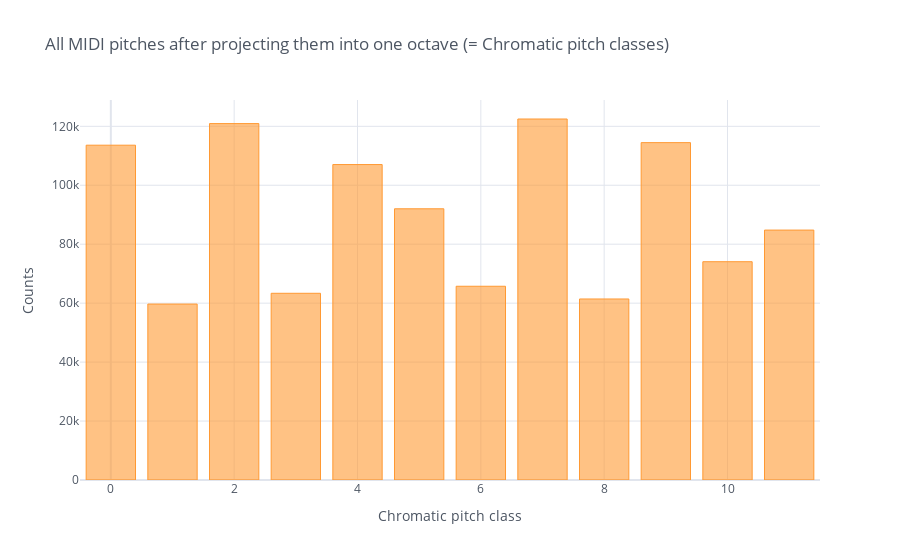

Notebook cell for this chart:
### Code cell
notes['pc'] = notes.midi.map(lambda x: x%12)
notes.pc.value_counts().iplot('bar', title='All MIDI pitches after projecting them into one octave (= Chromatic pitch classes)', xTitle='Chromatic pitch class', yTitle='Counts')

### Figure 1 — Plotly figure (JSON) as saved in the notebook; plotly's stock layout.template omitted (floating-point values rounded to 4 significant figures)
{"data": [{"marker": {"color": "rgba(255, 153, 51, 0.6)", "line": {"color": "rgba(255, 153, 51, 1.0)", "width": 1}}, "name": "pc", "orientation": "v", "text": "", "type": "bar", "x": [7, 2, 9, 0, 4, 5, 11, 10, 6, 3, 8, 1], "y": [122483, 120924, 114466, 113595, 107027, 92019, 84792, 74064, 65738, 63347, 61423, 59696]}], "layout": {"autosize": true, "legend": {"bgcolor": "#FFFFFF", "font": {"color": "#4D5663"}}, "paper_bgcolor": "#FFFFFF", "plot_bgcolor": "#FFFFFF", "title": {"font": {"color": "#4D5663"}, "text": "All MIDI pitches after projecting them into one octave (= Chromatic pitch classes)"}, "xaxis": {"autorange": true, "gridcolor": "#E1E5ED", "range": [-0.5, 11.5], "showgrid": true, "tickfont": {"color": "#4D5663"}, "title": {"font": {"color": "#4D5663"}, "text": "Chromatic pitch class"}, "type": "linear", "zerolinecolor": "#E1E5ED"}, "yaxis": {"autorange": true, "gridcolor": "#E1E5ED", "range": [0, 128900.0], "showgrid": true, "tickfont": {"color": "#4D5663"}, "title": {"font": {"color": "#4D5663"}, "text": "Counts"}, "type": "linear", "zerolinecolor": "#E1E5ED"}}}
